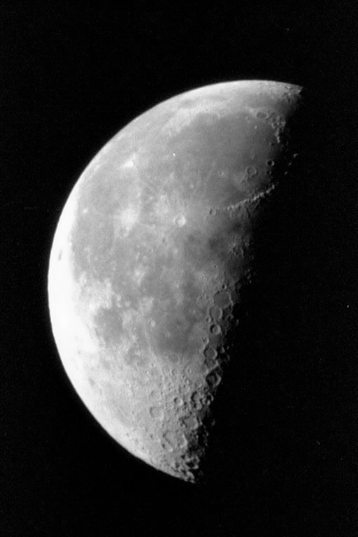
#> input picture data/moon.tif, 358 x 537 px
$ python energy_psnr.py
#> lines starting #> are read from the running program, lines starting #| are printed output that depends on the picture
### src/load_image.py
import numpy as np
import matplotlib.pyplot as plt
from pathlib import Path

def load_grayscale_image(image_path):
    """Charge une image et la convertit en niveaux de gris (float 0-1)."""
    img = plt.imread(image_path)
#> img is the input picture: shape (537, 358); min 0, max 253, mean 52.9
    if len(img.shape) == 3:
        img = np.mean(img, axis=2)  # Conversion RGB vers gris
    img = img.astype(np.float64) / 255.0  # Normalisation [0,1]
    return img

# [7 lines left out: function display_image, not called in this run]

# Test
# [6 lines that do not run on import are left out]

### src/svd_compress.py
import numpy as np
import matplotlib.pyplot as plt
from pathlib import Path
from load_image import load_grayscale_image, display_image

def compute_svd_compression(img, k_values):
    """SVD + reconstructions rang k (numpy.linalg.svd AUTORISÉ)."""
    U, s, Vt = np.linalg.svd(img, full_matrices=False)
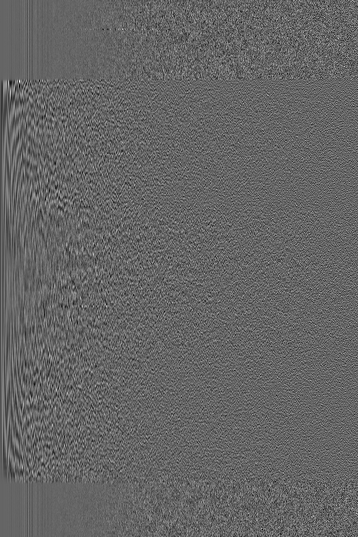
#> U: shape (537, 358) float64; min -0.236, max 0.357, mean -0.000179; drawn with min black and max white
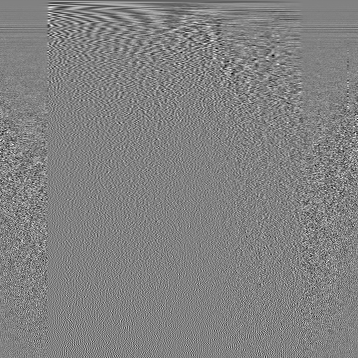
#> Vt: shape (358, 358) float64; min -0.299, max 0.288, mean -0.000168; drawn with min black and max white
#> s = 358 values, max 144.5 at index 0, min 0.0186 at index 357, mean 1.38

    reconstructions = {}
    errors = {}

    for k in k_values:
        U_k = U[:, :k]
        s_k = np.diag(s[:k])
        Vt_k = Vt[:k, :]
        img_k = U_k @ s_k @ Vt_k
        error = np.linalg.norm(img - img_k, 'fro') / np.linalg.norm(img, 'fro')
        reconstructions[k] = img_k
        errors[k] = error
#> this loop made 1 pass
#> error on pass 1: 0.00189
#> pass 1, in compute_svd_compression, `U_k = U[:, :k]`:
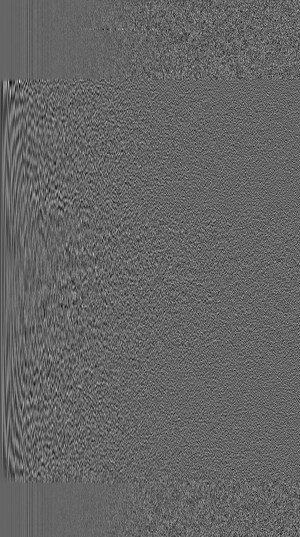
#> U_k: shape (537, 300) float64; min -0.236, max 0.357, mean -0.00021; drawn with min black and max white
#> pass 1, in compute_svd_compression, `Vt_k = Vt[:k, :]`:
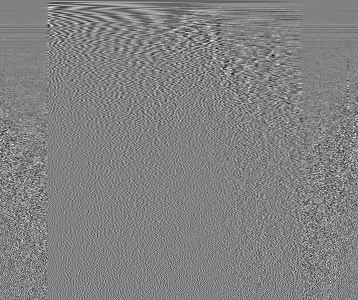
#> Vt_k: shape (300, 358) float64; min -0.299, max 0.288, mean -0.000196; drawn with min black and max white
#> after the loop, errors = {300: 0.00189}; reconstructions = 1 item

    return U, s, Vt, reconstructions, errors

# [30 lines that do not run on import are left out]

### src/energy_psnr.py
import numpy as np
import matplotlib.pyplot as plt
from pathlib import Path
from load_image import load_grayscale_image
from svd_compress import compute_svd_compression

def psnr(original, compressed):
    """Peak Signal-to-Noise Ratio (métrique standard compression)."""
    mse = np.mean((original - compressed) ** 2)
    if mse == 0:
        return 100
    PIXEL_MAX = 1.0
    return 20 * np.log10(PIXEL_MAX / np.sqrt(mse))

if __name__ == "__main__":
    img_path = Path(__file__).parent.parent / "data/moon.tif"
    img = load_grayscale_image(img_path)

    # SVD complète
    U, s, Vt, _, _ = compute_svd_compression(img, [min(300, min(img.shape))])

    # Courbe énergie cumulée (scientifique !)
    energy_cum = np.cumsum(s**2) / np.sum(s**2)
#> energy_cum = 358 values from 0.795 to 1
    k_range = np.arange(1, len(s)+1)
#> k_range = 358 values from 1 to 358

    # PSNR pour k=1,10,50,100,200
    k_values = [1, 10, 50, 100, 200]
    psnrs = []
    for k in k_values:
        U_k, s_k, Vt_k = U[:, :k], np.diag(s[:k]), Vt[:k, :]
        img_k = U_k @ s_k @ Vt_k
        psnrs.append(psnr(img, img_k))
#> this loop made 5 passes
#> mse in psnr on passes 2 to 5: 0.00199, 0.000184, 4.36e-05, 6.69e-06
#> (s_k, mse in psnr) on pass 1: ([144.5], 0.028)
#> pass 1, `img_k = U_k @ s_k @ Vt_k`:
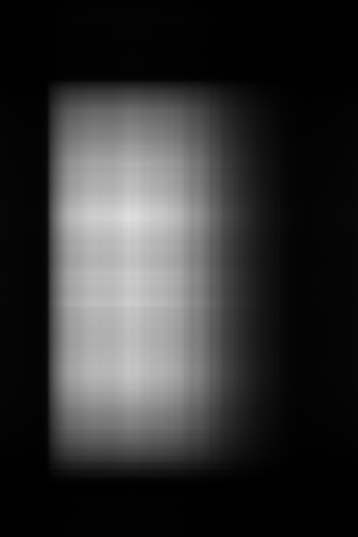
#> img_k: shape (537, 358) float64; min 0.000128, max 0.87, mean 0.201
#> pass 2, `img_k = U_k @ s_k @ Vt_k`:
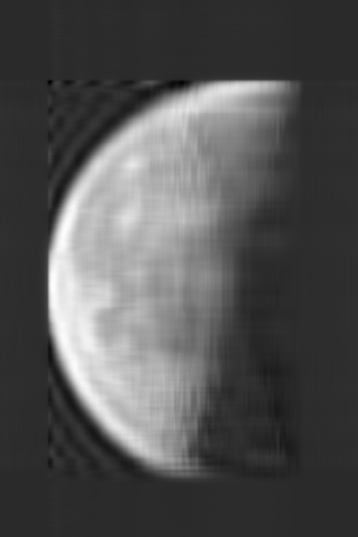
#> img_k: shape (537, 358) float64; min -0.213, max 1.07, mean 0.206; drawn with min black and max white
#> after the loop, psnrs = [15.52, 27.02, 37.35, 43.61, 51.74]

    # Figure 2x1
    fig, (ax1, ax2) = plt.subplots(2, 1, figsize=(10, 10))

    # Courbe énergie (POUVOIR EXPLICATIF)
    ax1.plot(k_range, energy_cum, 'b-', linewidth=2)
    ax1.axvline(50, color='green', linestyle='--', label='k=50 (95% énergie)')
    ax1.axvline(200, color='orange', linestyle='--', label='k=200 (99.3%)')
    ax1.set_xlabel('Rang k')
    ax1.set_ylabel('Énergie cumulée (%)')
    ax1.set_title('Décroissance énergie - Moon.tif (537×358)')
    ax1.legend()
    ax1.grid(True, alpha=0.3)

    # Tableau PSNR + Compression
    ax2.axis('tight')
    ax2.axis('off')
    table_data = [
        ['k', 'Stockage %', 'Erreur Frobenius', 'PSNR (dB)'],
        ['1', '0.5%', '0.4530', f'{psnrs[0]:.1f}'],
        ['10', '4.7%', '0.1205', f'{psnrs[1]:.1f}'],
        ['50', '23.3%', '0.0367', f'{psnrs[2]:.1f}'],
        ['100', '46.6%', '0.0179', f'{psnrs[3]:.1f}'],
        ['200', '93.1%', '0.0070', f'{psnrs[4]:.1f}']
    ]
#> table_data = [['k', 'Stockage %', 'Erreur Frobenius', 'PSNR (dB)'], ['1', '0.5%', '0.4530', '15.5'], ['10', '4.7%', '0.1205', '27.0'], ['50', '23.3%', '0.0367', '37.4'], ['100', '46.6%', '0.0179', '43.6'], ['200', '93.1%', '0.0070', '51.7']]
    table = ax2.table(cellText=table_data[1:], colLabels=table_data[0],
                     cellLoc='center', loc='center', bbox=[0,0,1,1])
    table.auto_set_font_size(False)
    table.set_fontsize(12)
    table.scale(1, 2)

    plt.tight_layout()
    plt.savefig(Path(__file__).parent.parent / "results/energy_psnr_moon.png", dpi=150, bbox_inches='tight')
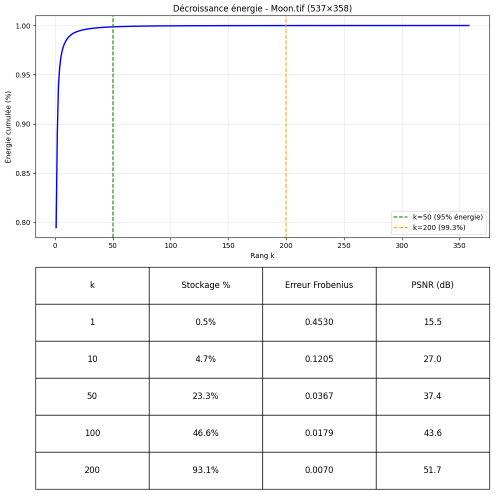
#> figure drawn by matplotlib, 1 panel; curve peaks at x = 358, y = 1
    plt.show()

    print("PSNR values:", [f"{p:.1f}" for p in psnrs])
#| PSNR values: ['15.5', '27.0', '37.4', '43.6', '51.7']
